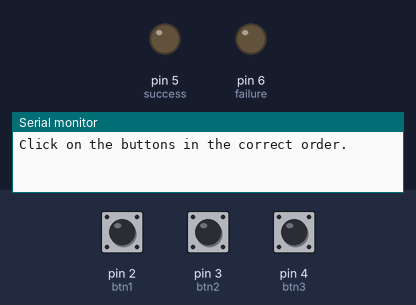
The sketch below on a simulated Arduino Uno, built with avr-gcc and run on an emulated ATmega328P. Shown: output pins drawn as LEDs (lit = HIGH), the last lines printed to the serial monitor. The inputs (shaded band) are chosen by the test bench; at power-on: pin 2 (btn1) HIGH, pin 3 (btn2) HIGH, pin 4 (btn3) HIGH.

Above: at 1.2 s.
1.3 s: pin 2 (btn1) pulled LOW for 3.2 s
At 2.4 s:
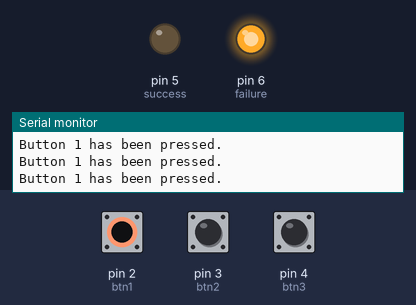
7.5 s: pin 3 (btn2) pulled LOW for 3.2 s
At 9.62 s:
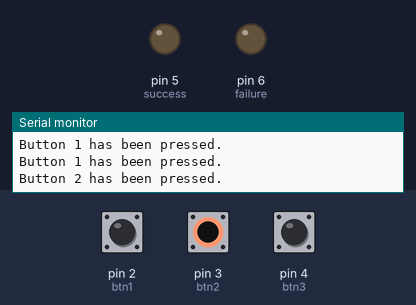
12.2 s: pin 4 (btn3) pulled LOW for 3.2 s
18.4 s: pin 4 (btn3) pulled LOW for 0.15 s
At 18.7 s:
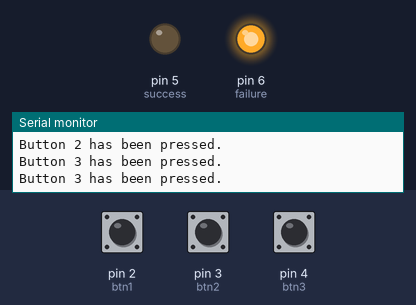
Timing chart, 0 to 25.9 s (numbered marks = the images above; inputs shaded):
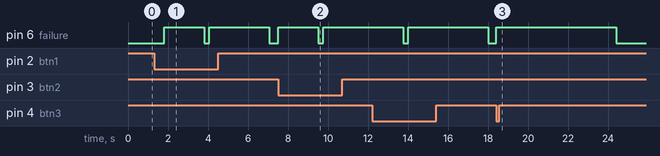

Measured:
- after the input at 1.3 s, pin 6 (failure): LOW → HIGH after 0.50 s, → LOW 2.0 s later, → HIGH 0.25 s later, → LOW 3.0 s later
- after the input at 7.5 s, pin 6 (failure): LOW → HIGH at once, → LOW 2.0 s later, → HIGH 0.25 s later
- after the input at 18.4 s, pin 6 (failure): LOW → HIGH at once, → LOW 6.0 s later

The sketch:

combination-lock.ino
```cpp
/*
The code was writen by Papadopoulos Ioannis on the 31st of October 2022.
Its main use is for academic purposes at the Department of Informatics and
Telecommunications of University of Ioannina.

This code was designed and compiled in TinkerCAD(using Arduino UNO R3)

Write a program that simulates a system lock with 3 buttons. Each button
is assigned to a number (1, 2 or 3). The user should have the ability to click on
the buttons in any order @ wishes. Only when the buttons are pressed in
the correct order should the green LED light up. As for any other case, the red LED
will turn on. The combination is 3 digits long.
*/


// Store the pins that are used (buttons)
const int btn1 = 2; // pin 2
const int btn2 = 3; // pin 3
const int btn3 = 4; // pin 4

// Store the pins that are used (LEDs)
const int success = 5;
const int failure = 6;

int combo[] = {3, 1, 2}; // Correct combination stored here

int input[3]; // User input stored here

int n=0; //counter to keep track of array input cells

// Set-up the program
void setup()
{
  // start Serial and print a message
  Serial.begin(9600);
  Serial.println("Click on the buttons in the correct order.");

  /* Initializing each pin to a specific type (buttons)
     ::INVERSED STATE::
     INPUT_PULLUP is used to add resistance while keeping the input stable
     this is going to inverse the states of the buttons, meaning: when a
     button would be LOW, its now HIGH and when it would be HIGH, its now LOW.
  */
  pinMode(btn1, INPUT_PULLUP);
  pinMode(btn2, INPUT_PULLUP);
  pinMode(btn3, INPUT_PULLUP);

  //Initializing each pin to a specific type (LEDs)
  pinMode(success, OUTPUT);
  pinMode(failure, OUTPUT);
}

// run repeatedly
void loop() {
  if (digitalRead(btn1) == LOW) { //check if button 1 has been pressed(see INVERSED STATE)
    Serial.println("Button 1 has been pressed.");
    checkEntry(1); //call function passing it a 1
    delay(250); //delay to avoid false inputs
  }
  else if (digitalRead(btn2) == LOW) { //check if button 2 has been pressed
    Serial.println("Button 2 has been pressed.");
    checkEntry(2); //call function passing it a 2
    delay(250); //delay to avoid false inputs
  }
  else if(digitalRead(btn3) == LOW) { //check if button 3 has been pressed
    Serial.println("Button 3 has been pressed.");
    checkEntry(3); //call function passing it a 3
    delay(250); //delay to avoid false inputs
  }
}

// function that inserts user input in an array to compare
void checkEntry(int number) {
  if (input[n] != 0) { //if slot n of the array has a number stored
    n++; //go to the next slot
    checkEntry(number); //call the function again
  } else if (input[n] == 0) { //if slot n of the array doesnt have a number stored
    input[n] = number; //insert the number
  }
  if (n >=2){ //if the array is full
    isCorrect(); //call function that checks if input matches the correct combination
  }
}

// checks if the code entered matches the one correct combination
void isCorrect(){
  bool temp = true; // used to check if all digits entered are correct
  int i; // declared i here because of errors
  for(i=0; i<3; i++){ //if atleast one input is wrong, temp will become false
    if(input[i] != combo[i]){
      temp = false;
      break; // break out of the loop if at least one is false
    }
  }
  if (temp == false) { //if combination doesnt match user input
    digitalWrite(failure, HIGH);
    delay(1000);
    digitalWrite(failure, LOW);
  } else { //combination matches user input
    digitalWrite(success, HIGH);
    delay(1000);
    digitalWrite(success, LOW);
  }
}
```
